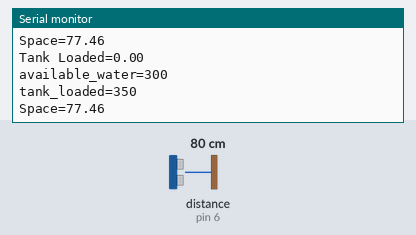
Bench run of a sketch on a simulated Arduino Uno, built with avr-gcc and run on an emulated ATmega328P. On the bench: the last lines printed to the serial monitor. Wiring (inferred from the names in the program): ultrasonic range finder: trigger pin 7; echo pin 6. The test bench sets the inputs (shaded band); at power-on: distance to the obstacle (sensor on pin 6) 80 cm. The echo pulse lasts 58.3 µs per cm.

Above: at 1.2 s.
1.3 s: distance to the obstacle (sensor on pin 6) set to 2 cm
At 2.1 s:
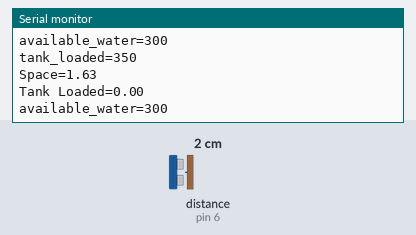
4.3 s: distance to the obstacle (sensor on pin 6) set to 18 cm
At 5.2 s:
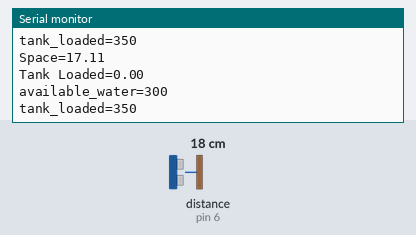
7.3 s: distance to the obstacle (sensor on pin 6) set to 120 cm
At 7.8 s:
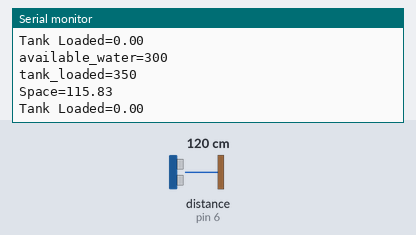
10.3 s: distance to the obstacle (sensor on pin 6) set to 4 cm
At 11.3 s:
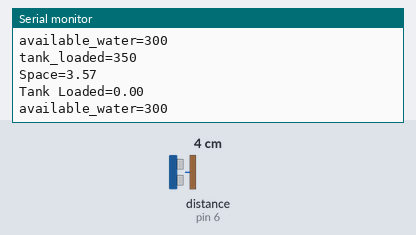
13.3 s: distance to the obstacle (sensor on pin 6) set to 35 cm
At 14.3 s:
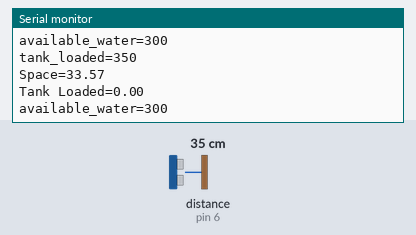
16.3 s: distance to the obstacle (sensor on pin 6) set to 9 cm
At 17.0 s:
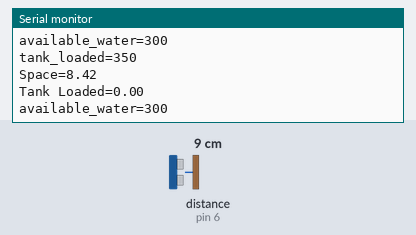
Timing chart, 0 to 19.3 s (numbered marks = the images above; inputs shaded):
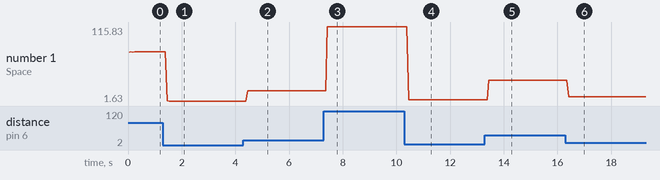

Measured:
- after the input at 1.3 s, the serial monitor: prints a new line after 0.16 s (image 1)
- after the input at 4.3 s, the serial monitor: prints a new line after 0.16 s (image 2)
- after the input at 7.3 s, the serial monitor: prints a new line after 0.13 s (image 3)
- after the input at 10.3 s, the serial monitor: prints a new line after 0.15 s (image 4)
- after the input at 13.3 s, the serial monitor: prints a new line after 0.15 s (image 5)
- after the input at 16.3 s, the serial monitor: prints a new line after 0.12 s (image 6)
- plotted number 1: 77.46 → 1.63 after the input at 1.3 s, 1.63 → 17.11 after the input at 4.3 s, 17.11 → 115.83 after the input at 7.3 s, 115.83 → 3.57 after the input at 10.3 s, 3.57 → 33.57 after the input at 13.3 s

The sketch:

code.ino
```cpp
int trig = 7;
int echo = 6;
int tank_height=350;  //cm
float tank_loaded;    //%
float space;

void setup() {
    pinMode(trig, OUTPUT);
    pinMode(echo, INPUT);
    Serial.begin(9600);

}

void loop() {

  mesaureWaterPerc();

  Serial.print("Space=");
  Serial.print(space);
  Serial.print('\n');

  Serial.print("Tank Loaded=");
  Serial.print(tank_loaded);
  Serial.print('\n');

}

void measureSpace()
{
  digitalWrite(trig, HIGH);
  delay(0.01);
  digitalWrite(trig, LOW);
  space=pulseIn(echo, HIGH)*0.0332/2;  //in cm
}

void mesaureWaterPerc()
{
  measureSpace();
  int available_water=tank_height-50;
  Serial.print("available_water=");
  Serial.print(available_water);
  Serial.print('\n');
  tank_loaded=(available_water/tank_height)*100;
  Serial.print("tank_loaded=");
  Serial.print((tank_height));
  Serial.print('\n');
}
```
